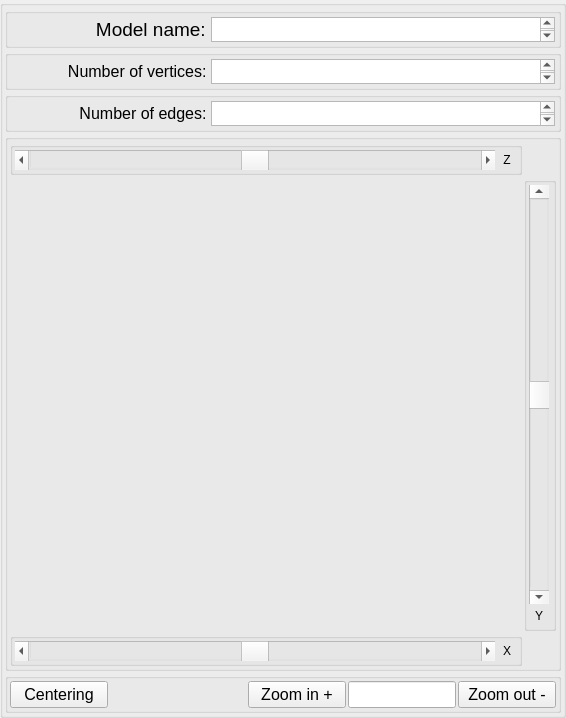
     <widget class="QGroupBox" name="groupBox_1">
      <layout class="QVBoxLayout" name="verticalLayout_9">
       <property name="spacing">
        <number>2</number>
       </property>
       <property name="leftMargin">
        <number>2</number>
       </property>
       <property name="topMargin">
        <number>2</number>
       </property>
       <property name="rightMargin">
        <number>2</number>
       </property>
       <property name="bottomMargin">
        <number>2</number>
       </property>
       <item>
        <widget class="QGroupBox" name="groupBox_2">
         <property name="minimumSize">
          <size>
           <width>0</width>
           <height>32</height>
          </size>
         </property>
         <property name="maximumSize">
          <size>
           <width>16777215</width>
           <height>40</height>
          </size>
         </property>
         <layout class="QHBoxLayout" name="horizontalLayout_3">
          <property name="spacing">
           <number>0</number>
          </property>
          <property name="leftMargin">
           <number>3</number>
          </property>
          <property name="topMargin">
           <number>3</number>
          </property>
          <property name="rightMargin">
           <number>3</number>
          </property>
          <property name="bottomMargin">
           <number>3</number>
          </property>
          <item>
           <widget class="QLabel" name="ModelName_label">
            <property name="sizePolicy">
             <sizepolicy hsizetype="Maximum" vsizetype="Fixed">
              <horstretch>0</horstretch>
              <verstretch>0</verstretch>
             </sizepolicy>
            </property>
            <property name="minimumSize">
             <size>
              <width>170</width>
              <height>20</height>
             </size>
            </property>
            <property name="maximumSize">
             <size>
              <width>200</width>
              <height>30</height>
             </size>
            </property>
            <property name="sizeIncrement">
             <size>
              <width>0</width>
              <height>30</height>
             </size>
            </property>
            <property name="font">
             <font>
              <pointsize>14</pointsize>
             </font>
            </property>
            <property name="text">
             <string>Model name: </string>
            </property>
            <property name="alignment">
             <set>Qt::AlignmentFlag::AlignRight|Qt::AlignmentFlag::AlignTrailing|Qt::AlignmentFlag::AlignVCenter</set>
            </property>
           </widget>
          </item>
          <item>
           <widget class="QTextBrowser" name="ModelName_textBrowser">
            <property name="sizePolicy">
             <sizepolicy hsizetype="Maximum" vsizetype="Fixed">
              <horstretch>0</horstretch>
              <verstretch>0</verstretch>
             </sizepolicy>
            </property>
            <property name="minimumSize">
             <size>
              <width>330</width>
              <height>20</height>
             </size>
            </property>
            <property name="maximumSize">
             <size>
              <width>1260</width>
              <height>30</height>
             </size>
            </property>
            <property name="font">
             <font>
              <pointsize>14</pointsize>
             </font>
            </property>
           </widget>
          </item>
         </layout>
        </widget>
       </item>
       <item>
        <widget class="QGroupBox" name="groupBox_4">
         <property name="minimumSize">
          <size>
           <width>0</width>
           <height>32</height>
          </size>
         </property>
         <property name="maximumSize">
          <size>
           <width>16777215</width>
           <height>40</height>
          </size>
         </property>
         <layout class="QHBoxLayout" name="horizontalLayout_4">
          <property name="spacing">
           <number>0</number>
          </property>
          <property name="leftMargin">
           <number>3</number>
          </property>
          <property name="topMargin">
           <number>3</number>
          </property>
          <property name="rightMargin">
           <number>3</number>
          </property>
          <property name="bottomMargin">
           <number>3</number>
          </property>
          <item>
           <widget class="QLabel" name="VerticesNumber_label">
            <property name="sizePolicy">
             <sizepolicy hsizetype="Maximum" vsizetype="Fixed">
              <horstretch>0</horstretch>
              <verstretch>0</verstretch>
             </sizepolicy>
            </property>
            <property name="minimumSize">
             <size>
              <width>170</width>
              <height>20</height>
             </size>
            </property>
            <property name="maximumSize">
             <size>
              <width>200</width>
              <height>30</height>
             </size>
            </property>
            <property name="sizeIncrement">
             <size>
              <width>0</width>
              <height>30</height>
             </size>
            </property>
            <property name="font">
             <font>
              <pointsize>12</pointsize>
             </font>
            </property>
            <property name="text">
             <string>Number of vertices: </string>
            </property>
            <property name="alignment">
             <set>Qt::AlignmentFlag::AlignRight|Qt::AlignmentFlag::AlignTrailing|Qt::AlignmentFlag::AlignVCenter</set>
            </property>
           </widget>
          </item>
          <item>
           <widget class="QTextBrowser" name="VerticesNumber_textBrowser">
            <property name="sizePolicy">
             <sizepolicy hsizetype="Maximum" vsizetype="Fixed">
              <horstretch>0</horstretch>
              <verstretch>0</verstretch>
             </sizepolicy>
            </property>
            <property name="minimumSize">
             <size>
              <width>330</width>
              <height>20</height>
             </size>
            </property>
            <property name="maximumSize">
             <size>
              <width>1260</width>
              <height>30</height>
             </size>
            </property>
            <property name="font">
             <font>
              <pointsize>14</pointsize>
             </font>
            </property>
           </widget>
          </item>
         </layout>
        </widget>
       </item>
       <item>
        <widget class="QGroupBox" name="groupBox_5">
         <property name="minimumSize">
          <size>
           <width>0</width>
           <height>32</height>
          </size>
         </property>
         <property name="maximumSize">
          <size>
           <width>16777215</width>
           <height>40</height>
          </size>
         </property>
         <layout class="QHBoxLayout" name="horizontalLayout_5">
          <property name="spacing">
           <number>0</number>
          </property>
          <property name="leftMargin">
           <number>3</number>
          </property>
          <property name="topMargin">
           <number>3</number>
          </property>
          <property name="rightMargin">
           <number>3</number>
          </property>
          <property name="bottomMargin">
           <number>3</number>
          </property>
          <item>
           <widget class="QLabel" name="EdgesNumber_label">
            <property name="sizePolicy">
             <sizepolicy hsizetype="Maximum" vsizetype="Fixed">
              <horstretch>0</horstretch>
              <verstretch>0</verstretch>
             </sizepolicy>
            </property>
            <property name="minimumSize">
             <size>
              <width>170</width>
              <height>20</height>
             </size>
            </property>
            <property name="maximumSize">
             <size>
              <width>200</width>
              <height>30</height>
             </size>
            </property>
            <property name="sizeIncrement">
             <size>
              <width>0</width>
              <height>30</height>
             </size>
            </property>
            <property name="font">
             <font>
              <pointsize>12</pointsize>
             </font>
            </property>
            <property name="text">
             <string>Number of edges: </string>
            </property>
            <property name="alignment">
             <set>Qt::AlignmentFlag::AlignRight|Qt::AlignmentFlag::AlignTrailing|Qt::AlignmentFlag::AlignVCenter</set>
            </property>
           </widget>
          </item>
          <item>
           <widget class="QTextBrowser" name="EdgesNumber_textBrowser">
            <property name="sizePolicy">
             <sizepolicy hsizetype="Maximum" vsizetype="Fixed">
              <horstretch>0</horstretch>
              <verstretch>0</verstretch>
             </sizepolicy>
            </property>
            <property name="minimumSize">
             <size>
              <width>330</width>
              <height>20</height>
             </size>
            </property>
            <property name="maximumSize">
             <size>
              <width>1260</width>
              <height>30</height>
             </size>
            </property>
            <property name="font">
             <font>
              <pointsize>14</pointsize>
             </font>
            </property>
           </widget>
          </item>
         </layout>
        </widget>
       </item>
       <item>
        <widget class="QGroupBox" name="groupBox_6">
         <property name="minimumSize">
          <size>
           <width>0</width>
           <height>32</height>
          </size>
         </property>
         <layout class="QGridLayout" name="gridLayout">
          <property name="sizeConstraint">
           <enum>QLayout::SizeConstraint::SetMaximumSize</enum>
          </property>
          <property name="leftMargin">
           <number>2</number>
          </property>
          <property name="topMargin">
           <number>2</number>
          </property>
          <property name="rightMargin">
           <number>2</number>
          </property>
          <property name="bottomMargin">
           <number>2</number>
          </property>
          <property name="spacing">
           <number>2</number>
          </property>
          <item row="1" column="0" rowspan="2">
           <widget class="s21::QtSceneDrawer" name="openGLContainer" native="true"/>
          </item>
          <item row="3" column="0">
           <widget class="QGroupBox" name="groupBox_8">
            <property name="minimumSize">
             <size>
              <width>454</width>
              <height>32</height>
             </size>
            </property>
            <property name="maximumSize">
             <size>
              <width>1465</width>
              <height>40</height>
             </size>
            </property>
            <layout class="QHBoxLayout" name="horizontalLayout_2">
             <property name="spacing">
              <number>2</number>
             </property>
             <property name="leftMargin">
              <number>2</number>
             </property>
             <property name="topMargin">
              <number>2</number>
             </property>
             <property name="rightMargin">
              <number>2</number>
             </property>
             <property name="bottomMargin">
              <number>2</number>
             </property>
             <item>
              <widget class="QScrollBar" name="Xrotate_horizontalScrollBar">
               <property name="sizePolicy">
                <sizepolicy hsizetype="Maximum" vsizetype="Fixed">
                 <horstretch>0</horstretch>
                 <verstretch>0</verstretch>
                </sizepolicy>
               </property>
               <property name="minimumSize">
                <size>
                 <width>480</width>
                 <height>20</height>
                </size>
               </property>
               <property name="maximumSize">
                <size>
                 <width>1440</width>
                 <height>20</height>
                </size>
               </property>
               <property name="minimum">
                <number>-180</number>
               </property>
               <property name="maximum">
                <number>180</number>
               </property>
               <property name="singleStep">
                <number>5</number>
               </property>
               <property name="pageStep">
                <number>5</number>
               </property>
               <property name="value">
                <number>0</number>
               </property>
               <property name="orientation">
                <enum>Qt::Orientation::Horizontal</enum>
               </property>
              </widget>
             </item>
             <item>
              <widget class="QLabel" name="XRotatin_label">
               <property name="sizePolicy">
                <sizepolicy hsizetype="Fixed" vsizetype="Fixed">
                 <horstretch>0</horstretch>
                 <verstretch>0</verstretch>
                </sizepolicy>
               </property>
               <property name="minimumSize">
                <size>
                 <width>20</width>
                 <height>20</height>
                </size>
               </property>
               <property name="maximumSize">
                <size>
                 <width>20</width>
                 <height>20</height>
                </size>
               </property>
               <property name="text">
                <string>X</string>
               </property>
               <property name="alignment">
                <set>Qt::AlignmentFlag::AlignCenter</set>
               </property>
              </widget>
             </item>
            </layout>
           </widget>
          </item>
          <item row="0" column="0">
           <widget class="QGroupBox" name="groupBox_9">
            <property name="minimumSize">
             <size>
              <width>454</width>
              <height>32</height>
             </size>
            </property>
            <property name="maximumSize">
             <size>
              <width>1465</width>
              <height>40</height>
             </size>
            </property>
            <layout class="QHBoxLayout" name="horizontalLayout">
             <property name="spacing">
              <number>2</number>
             </property>
             <property name="leftMargin">
              <number>2</number>
             </property>
             <property name="topMargin">
              <number>2</number>
             </property>
             <property name="rightMargin">
              <number>2</number>
             </property>
             <property name="bottomMargin">
              <number>2</number>
             </property>
             <item>
              <widget class="QScrollBar" name="Zrotate_horizontalScrollBar">
               <property name="sizePolicy">
                <sizepolicy hsizetype="Maximum" vsizetype="Fixed">
                 <horstretch>0</horstretch>
                 <verstretch>0</verstretch>
                </sizepolicy>
               </property>
               <property name="minimumSize">
                <size>
                 <width>454</width>
                 <height>20</height>
                </size>
               </property>
               <property name="maximumSize">
                <size>
                 <width>1440</width>
                 <height>20</height>
                </size>
               </property>
               <property name="minimum">
                <number>-180</number>
               </property>
               <property name="maximum">
                <number>180</number>
               </property>
               <property name="singleStep">
                <number>5</number>
               </property>
               <property name="pageStep">
                <number>5</number>
               </property>
               <property name="value">
                <number>0</number>
               </property>
               <property name="orientation">
                <enum>Qt::Orientation::Horizontal</enum>
               </property>
              </widget>
             </item>
             <item>
              <widget class="QLabel" name="ZRotatin_label">
               <property name="sizePolicy">
                <sizepolicy hsizetype="Fixed" vsizetype="Fixed">
                 <horstretch>0</horstretch>
                 <verstretch>0</verstretch>
                </sizepolicy>
               </property>
               <property name="minimumSize">
                <size>
                 <width>20</width>
                 <height>20</height>
                </size>
               </property>
               <property name="maximumSize">
                <size>
                 <width>20</width>
                 <height>20</height>
                </size>
               </property>
               <property name="text">
                <string>Z</string>
               </property>
               <property name="alignment">
                <set>Qt::AlignmentFlag::AlignCenter</set>
               </property>
              </widget>
             </item>
            </layout>
           </widget>
          </item>
          <item row="1" column="1" rowspan="2">
           <widget class="QGroupBox" name="groupBox_10">
            <property name="minimumSize">
             <size>
              <width>32</width>
              <height>454</height>
             </size>
            </property>
            <property name="maximumSize">
             <size>
              <width>32</width>
              <height>16777215</height>
             </size>
            </property>
            <layout class="QVBoxLayout" name="verticalLayout">
             <property name="spacing">
              <number>2</number>
             </property>
             <property name="leftMargin">
              <number>2</number>
             </property>
             <property name="topMargin">
              <number>2</number>
             </property>
             <property name="rightMargin">
              <number>2</number>
             </property>
             <property name="bottomMargin">
              <number>2</number>
             </property>
             <item>
              <widget class="QScrollBar" name="Yrotate_verticalScrollBar">
               <property name="sizePolicy">
                <sizepolicy hsizetype="Maximum" vsizetype="Preferred">
                 <horstretch>15</horstretch>
                 <verstretch>48</verstretch>
                </sizepolicy>
               </property>
               <property name="minimumSize">
                <size>
                 <width>20</width>
                 <height>380</height>
                </size>
               </property>
               <property name="maximumSize">
                <size>
                 <width>20</width>
                 <height>16777215</height>
                </size>
               </property>
               <property name="minimum">
                <number>-180</number>
               </property>
               <property name="maximum">
                <number>180</number>
               </property>
               <property name="singleStep">
                <number>5</number>
               </property>
               <property name="pageStep">
                <number>5</number>
               </property>
               <property name="value">
                <number>0</number>
               </property>
               <property name="orientation">
                <enum>Qt::Orientation::Vertical</enum>
               </property>
              </widget>
             </item>
             <item>
              <widget class="QLabel" name="YRotation_label">
               <property name="sizePolicy">
                <sizepolicy hsizetype="Preferred" vsizetype="Preferred">
                 <horstretch>0</horstretch>
                 <verstretch>0</verstretch>
                </sizepolicy>
               </property>
               <property name="minimumSize">
                <size>
                 <width>20</width>
                 <height>20</height>
                </size>
               </property>
               <property name="maximumSize">
                <size>
                 <width>20</width>
                 <height>20</height>
                </size>
               </property>
               <property name="text">
                <string>Y</string>
               </property>
               <property name="alignment">
                <set>Qt::AlignmentFlag::AlignCenter</set>
               </property>
              </widget>
             </item>
            </layout>
           </widget>
          </item>
         </layout>
        </widget>
       </item>
       <item>
        <widget class="QGroupBox" name="groupBox_7">
         <property name="minimumSize">
          <size>
           <width>0</width>
           <height>32</height>
          </size>
         </property>
         <property name="maximumSize">
          <size>
           <width>16777215</width>
           <height>50</height>
          </size>
         </property>
         <layout class="QHBoxLayout" name="horizontalLayout_23">
          <property name="spacing">
           <number>2</number>
          </property>
          <property name="leftMargin">
           <number>2</number>
          </property>
          <property name="topMargin">
           <number>2</number>
          </property>
          <property name="rightMargin">
           <number>2</number>
          </property>
          <property name="bottomMargin">
           <number>2</number>
          </property>
          <item>
           <widget class="QPushButton" name="Centering_pushButton">
            <property name="sizePolicy">
             <sizepolicy hsizetype="Maximum" vsizetype="Fixed">
              <horstretch>0</horstretch>
              <verstretch>0</verstretch>
             </sizepolicy>
            </property>
            <property name="minimumSize">
             <size>
              <width>98</width>
              <height>20</height>
             </size>
            </property>
            <property name="maximumSize">
             <size>
              <width>289</width>
              <height>30</height>
             </size>
            </property>
            <property name="font">
             <font>
              <pointsize>12</pointsize>
             </font>
            </property>
            <property name="text">
             <string>Centering</string>
            </property>
           </widget>
          </item>
          <item>
           <spacer name="horizontalSpacer_7">
            <property name="orientation">
             <enum>Qt::Orientation::Horizontal</enum>
            </property>
            <property name="sizeHint" stdset="0">
             <size>
              <width>10</width>
              <height>20</height>
             </size>
            </property>
           </spacer>
          </item>
          <item>
           <widget class="QPushButton" name="ZoomIn_pushButton">
            <property name="sizePolicy">
             <sizepolicy hsizetype="Maximum" vsizetype="Fixed">
              <horstretch>0</horstretch>
              <verstretch>0</verstretch>
             </sizepolicy>
            </property>
            <property name="minimumSize">
             <size>
              <width>98</width>
              <height>20</height>
             </size>
            </property>
            <property name="maximumSize">
             <size>
              <width>289</width>
              <height>30</height>
             </size>
            </property>
            <property name="font">
             <font>
              <pointsize>12</pointsize>
             </font>
            </property>
            <property name="text">
             <string>Zoom in +</string>
            </property>
           </widget>
          </item>
          <item>
           <widget class="QLineEdit" name="Zoom_lineEdit">
            <property name="sizePolicy">
             <sizepolicy hsizetype="Maximum" vsizetype="Fixed">
              <horstretch>0</horstretch>
              <verstretch>0</verstretch>
             </sizepolicy>
            </property>
            <property name="minimumSize">
             <size>
              <width>98</width>
              <height>25</height>
             </size>
            </property>
            <property name="maximumSize">
             <size>
              <width>289</width>
              <height>30</height>
             </size>
            </property>
           </widget>
          </item>
          <item>
           <widget class="QPushButton" name="ZoomOut_pushButton">
            <property name="sizePolicy">
             <sizepolicy hsizetype="Maximum" vsizetype="Fixed">
              <horstretch>0</horstretch>
              <verstretch>0</verstretch>
             </sizepolicy>
            </property>
            <property name="minimumSize">
             <size>
              <width>98</width>
              <height>20</height>
             </size>
            </property>
            <property name="maximumSize">
             <size>
              <width>289</width>
              <height>30</height>
             </size>
            </property>
            <property name="font">
             <font>
              <pointsize>12</pointsize>
             </font>
            </property>
            <property name="text">
             <string>Zoom out -</string>
            </property>
           </widget>
          </item>
         </layout>
        </widget>
       </item>
      </layout>
     </widget>
